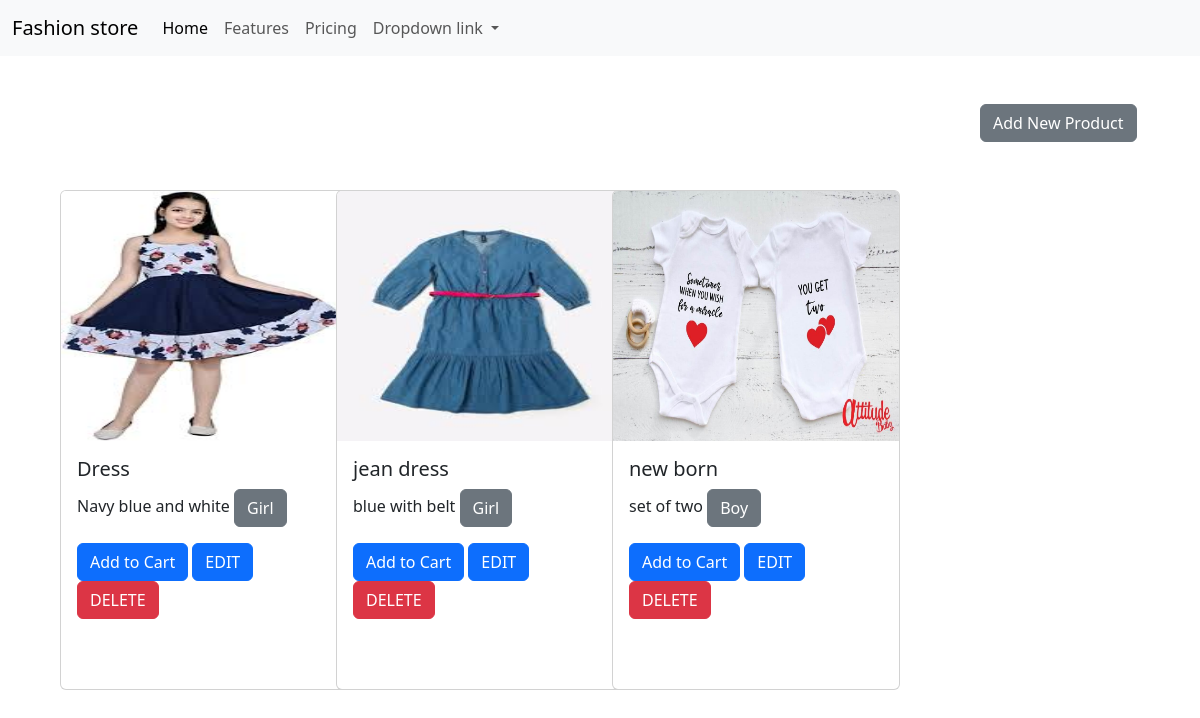
The page / on the database its author committed.
### home/models.py (models this page shows, shortened)
class Product(models.Model):
    name = models.CharField(max_length=200)
    description = models.TextField()
    product_image = models.ImageField(upload_to='products/')
    category = models.ForeignKey(Category,on_delete=models.CASCADE)

class Category(models.Model):
    name = models.CharField(max_length=200)

### home/views.py (the view)
# urls.py: 2. Add a URL to urlpatterns:  path('', views.home, name='home')
def home(request):
    product = Product.objects.all()
    return render(request,'home/index.html',{'products': product})

### home/templates/home/index.html (shortened to what this page needs)
{% extends 'home/base.html' %}
{% block content %}
<div class="row m-5">
    <div class="col-10"></div>
    <div class="col-2"><a href="{% url 'add_product' %}" class="btn btn-secondary">Add New Product</a></div>
</div>
<div class="row m-5">
    {% for product in products %}
    <div class="col-3">
        <div class="card" style="width: 18rem; height:500px">
            <img src="{{ product.product_image.url }}" class="card-img-top" alt="..." width="250px" height="250px">
            <div class="card-body">
                <h5 class="card-title">{{ product.name }}</h5>
                <p class="card-text">{{ product.description }}
                    <label class="btn btn-secondary">{{ product.category.name }}</label>
                </p>
                <a href="#" class="btn btn-primary">Add to Cart</a>
                <a href="{% url 'edit_product' product.id %}" class="btn btn-primary">EDIT</a>
                <a href="{% url 'delete_product' product.id %}" class="btn btn-danger">DELETE</a>
            </div>
        </div>
    </div>
    {% endfor %}
</div>
{% endblock %}

### home/templates/home/base.html (shortened to what this page needs)
<!DOCTYPE html>
<html lang="en">
<head>
    <link href="https://cdn.jsdelivr.net/npm/bootstrap@5.3.3/dist/css/bootstrap.min.css" rel="stylesheet">
</head>
<body>
    <nav class="navbar navbar-expand-lg bg-body-tertiary">
        <div class="container-fluid">
          <a class="navbar-brand" href="{% url 'home' %}">Fashion store</a>
          <div class="collapse navbar-collapse" id="navbarNavDropdown">
            <ul class="navbar-nav">
              <li class="nav-item">
                <a class="nav-link active" aria-current="page" href="#">Home</a>
              </li>
              <li class="nav-item">
                <a class="nav-link" href="#">Features</a>
              </li>
              <li class="nav-item">
                <a class="nav-link" href="#">Pricing</a>
              </li>
              <li class="nav-item dropdown">
                <a class="nav-link dropdown-toggle" href="#" role="button" data-bs-toggle="dropdown" aria-expanded="false">
                  Dropdown link
                </a>
              </li>
            </ul>
          </div>
        </div>
    </nav>
    {% block content %}{% endblock %}
</body>
</html>

### rows shown on the page
Product: product_image (picture), name "Dress", description "Navy blue and white", category.name "Girl"
Product: product_image (picture), name "jean dress", description "blue with belt", category.name "Girl"
Product: product_image (picture), name "new born", description "set of two", category.name "Boy"
